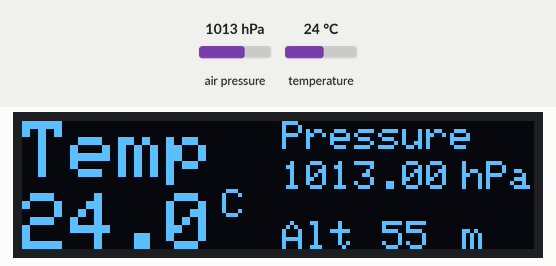
Recording of a sketch running on a simulated Arduino Uno, built with avr-gcc and run on an emulated ATmega328P. On the bench: 128×32 one-colour display. The test bench sets the inputs (shaded band); at power-on: air pressure 1013 hPa, temperature 24 °C.

Above: at 3.2 s.
3.3 s: air pressure set to 952 hPa
At 4.6 s:
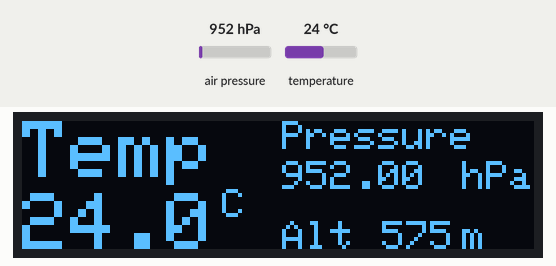
5.6 s: temperature set to 12 °C
At 7.0 s:
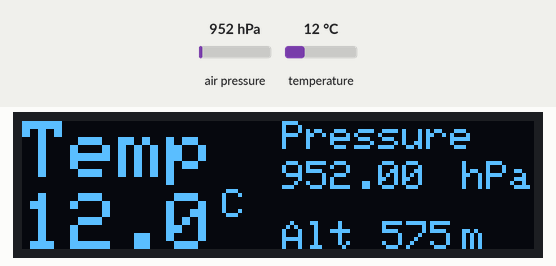
7.8 s: air pressure set to 975 hPa
At 9.3 s:
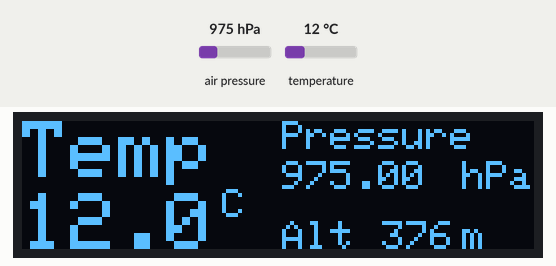
10.0 s: temperature set to 19 °C
At 11.6 s:
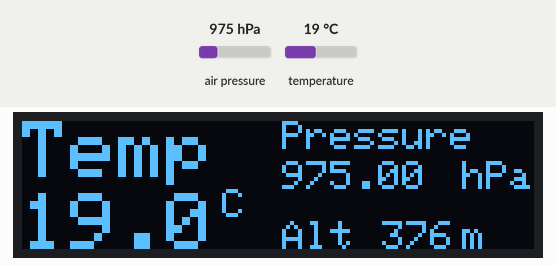
Timing chart, 0 to 13.1 s (numbered marks = the images above; inputs shaded):
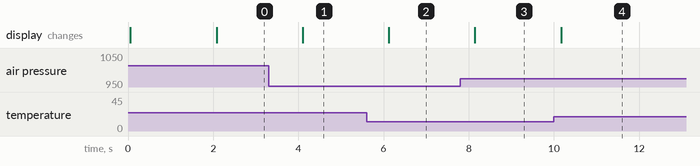

The sketch:

Pressure_Sensor.ino
```cpp
// Included required library for oled display and bmp280
#include <Adafruit_GFX.h>
#include <Adafruit_SSD1306.h>
#include <Adafruit_BMP280.h>
#include <Wire.h>

// Defined oled dimensions
#define SCREEN_WIDTH 128
#define SCREEN_HEIGHT 32

// Software reset the oled
#define OLED_RESET -1

//Defined address for the sensor and display
#define SENSOR_ADDRESS 0X76
#define DISPLAY_ADDRESS 0X3C

// Created a object named display
Adafruit_SSD1306 display(SCREEN_WIDTH, SCREEN_HEIGHT, &Wire, OLED_RESET);
// Created a object named bmp;
Adafruit_BMP280 bmp;

// Declared Variable to store temperature, pressure, altitude readings
float temperature;
float pressure;
float altitude;

// setup function
void setup() {
  // Initialized the sensor
  bmp.begin(SENSOR_ADDRESS);

  // Initialized the display
  display.begin(SSD1306_SWITCHCAPVCC, DISPLAY_ADDRESS);

  // Clear the display
  display.clearDisplay();
  display.display();

  // Display the Startup Screen
  display.setTextColor(WHITE);
  display.setCursor(32,12);
  display.setTextSize(2);
  display.println("BMP280");
  display.display();

  delay(2000);
}

// Super loop
void loop() {
  // Clear the display
  display.clearDisplay();
  // get sensor readings
  temperature = bmp.readTemperature();
  pressure = bmp.readPressure()/100;
  altitude = bmp.readAltitude(1019.66);

  // Load the temperature reading
  display.setCursor(0,0);
  display.setTextSize(2);
  display.print("Temp");
  display.setCursor(0,18);
  display.print(temperature,1);
  display.setCursor(50,17);
  display.setTextSize(1);
  display.print("C");

  // Load the Pressure reading
  display.setTextSize(1);
  display.setCursor(65,0);
  display.print("Pressure");
  display.setCursor(65,10);
  display.print(pressure);
  display.setCursor(110,10);
  display.print("hPa");

  // Load the altitide reading
  display.setCursor(65,25);
  display.print("Alt");
  display.setCursor(90,25);
  display.print(altitude,0);
  display.setCursor(110,25);
  display.print("m");

  // Display the loaded readings
  display.display();
  delay(2000);
}
```

Measured:
- after the input at 3.3 s, the display: changes after 0.80 s (image 1)
- after the input at 5.6 s, the display: changes after 0.52 s (image 2)
- after the input at 7.8 s, the display: changes after 0.34 s (image 3)
- after the input at 10.0 s, the display: changes after 0.17 s (image 4)
